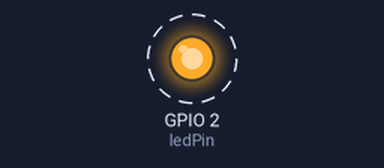
This sketch was run on a simulated ESP32. Shown: output pins drawn as LEDs (lit = HIGH). Dashed ring = blinking. What the sketch prints to the serial monitor is not drawn.

Above: at 0.5 s.
Timing chart, 0 to 4.6 s (numbered marks = the images above):
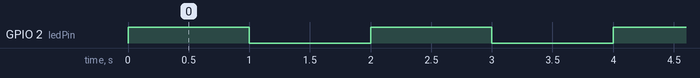

Measured:
- by itself, GPIO 2 (ledPin): alternates HIGH for 1.0 s and LOW for 1.0 s

The sketch:

blink.ino
```cpp
// a: Blink the onboard LED and send status updates to the Serial Monitor
// p: GPIO 2 (Standard onboard LED for most ESP32 DevKits)

const int ledPin = 2;
void setup() {
  // Initialize serial communication at 115200 baud:
  Serial.begin(115200);
  // Set the LED pin as an output:
  pinMode(ledPin, OUTPUT);
  Serial.println("ESP32 Booted. Starting blink cycle...");
}

void loop() {
  // Turn the LED on
  digitalWrite(ledPin, HIGH);
  Serial.println("Status: LED is ON");
  delay(1000); // Wait for 1 second
  // Turn the LED off
  digitalWrite(ledPin, LOW);
  Serial.println("Status: LED is OFF");
  delay(1000); // Wait for 1 second
}
```
